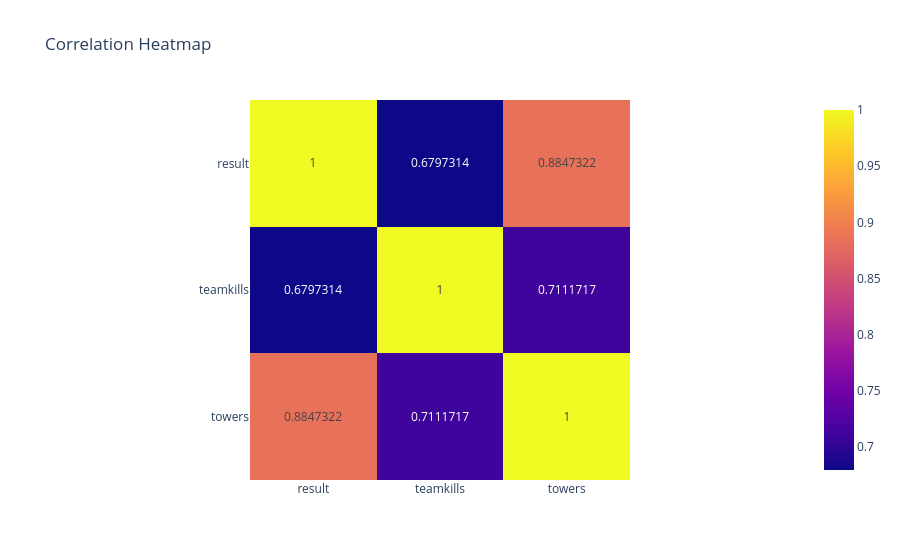

The cell this chart's notebook holds for it:
### Code cell
px.imshow(
    corr,
    text_auto=True,
    title='Correlation Heatmap'
)

### Figure 1 — Plotly figure (JSON) as saved in the notebook; plotly's stock layout.template omitted (floating-point values rounded to 4 significant figures)
{"data": [{"coloraxis": "coloraxis", "hovertemplate": "x: %{x}<br>y: %{y}<br>color: %{z}<extra></extra>", "name": "0", "texttemplate": "%{z}", "type": "heatmap", "x": ["result", "teamkills", "towers"], "xaxis": "x", "y": ["result", "teamkills", "towers"], "yaxis": "y", "z": [[1, 0.6797, 0.8847], [0.6797, 1, 0.7112], [0.8847, 0.7112, 1]]}], "layout": {"coloraxis": {"colorscale": [[0, "#0d0887"], [0.1111, "#46039f"], [0.2222, "#7201a8"], [0.3333, "#9c179e"], [0.4444, "#bd3786"], [0.5556, "#d8576b"], [0.6667, "#ed7953"], [0.7778, "#fb9f3a"], [0.8889, "#fdca26"], [1, "#f0f921"]]}, "title": {"text": "Correlation Heatmap"}, "xaxis": {"anchor": "y", "constrain": "domain", "domain": [0, 1], "scaleanchor": "y"}, "yaxis": {"anchor": "x", "autorange": "reversed", "constrain": "domain", "domain": [0, 1]}}}
